Frame 1 (no input): blank canvas, image omitted
Frame 60 (the mouse pressed at the canvas centre just before this capture): blank canvas, image omitted
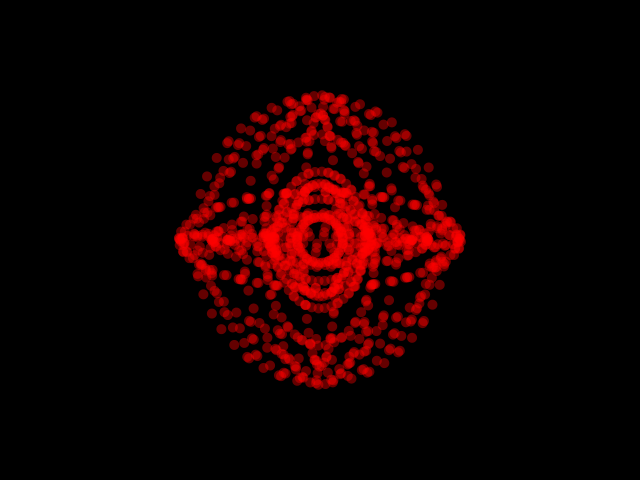
Frame 120 (the mouse held since frame 60 and released just before this capture)

The Processing sketch whose frames 1 and 60 were blank and that drew this single picture after the mouse press (run headless with seeded random() and noise(); from frame 60 on, the mouse is pressed at the canvas centre):

// Processing sketch: processing_17349
// ── processing_17349.pde

int MAX_ELEM=800;
int nbElem=20;
float cloudSize=150;
float[] coefs1= new float[MAX_ELEM];
float[] coefs2= new float[MAX_ELEM];
    float count=0;
void setup()
{
  size(640,480);
  smooth();
  frameRate(25);
  background(0);
  for(int i=0;i<MAX_ELEM;i++)
  {
    coefs1[i] = random(cloudSize);
    coefs2[i] = random(cloudSize);
  }
}
void draw()
{
  if(frameCount%12==0)
  {

    count=(count<101)?count+0.1:0;
    
    fill(0,count);
  rect(0,0,width,height);
  }
  if(mousePressed==true)
  {
 
  noStroke();
  fill(#ff0000,100);
  for(int i=0;i<nbElem;i++)
  ellipse(mouseX+coefs1[i]*cos(frameCount),mouseY+coefs2[i]*sin(frameCount),10,10);
  }
  //ellipse(mouseX+40*cos(frameCount),mouseY+50*sin(frameCount),10,10);
}


void mousePressed()
{
  for(int i=0;i<nbElem;i++)
  {
    coefs1[i] = random(cloudSize);
    coefs2[i] = random(cloudSize);
  }
}

void keyPressed()
{
  switch(key)
  {
    case 'r':
      cloudSize+=0.3;
       for(int i=0;i<nbElem;i++)
 {
    coefs1[i]+=0.3;
    coefs2[i]+=0.3;
  }
      break;
    case 'e':
      if(cloudSize>10)
      {
        cloudSize-=0.3;
             for(int i=0;i<nbElem;i++)
 {
    coefs1[i]-=0.3;
    coefs2[i]-=0.3;
  }
      }
      break;
        case 'd':
        if(nbElem>1)
      nbElem--;
      break;
      case 'f':
      if(nbElem<MAX_ELEM)
      nbElem++;
      break;
  }
}
